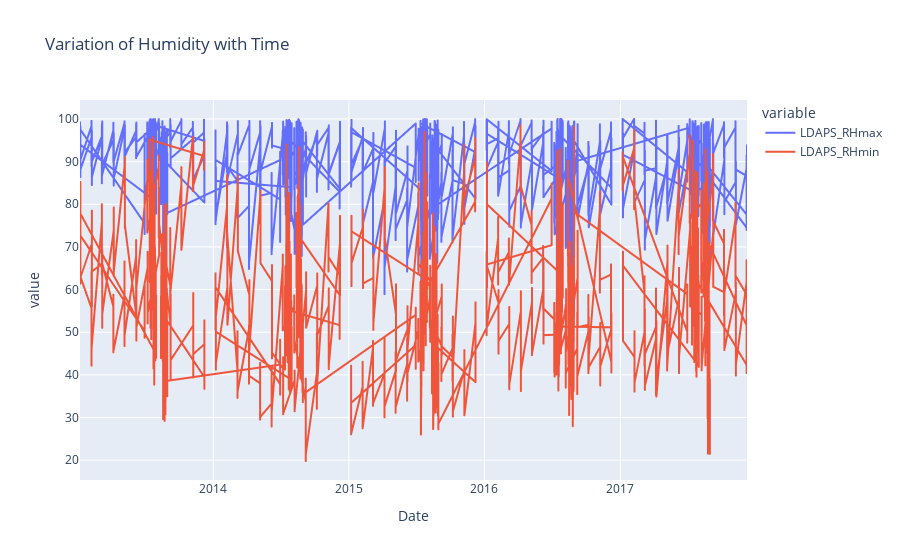

The cell this chart's notebook holds for it:
### Code cell
line_plot_2 = pex.line(tfp,x = 'Date', y = ['LDAPS_RHmax', 'LDAPS_RHmin'], title = 'Variation of Humidity with Time')
line_plot_2.show()

### Figure 1 — Plotly figure (JSON) as saved in the notebook; plotly's stock layout.template omitted (floating-point values rounded to 4 significant figures; data arrays with more than 128 entries replaced by an {"elided": "..."} marker saying what was removed)
{"data": [{"hovertemplate": "variable=LDAPS_RHmax<br>Date=%{x}<br>value=%{y}<extra></extra>", "legendgroup": "LDAPS_RHmax", "line": {"color": "#636efa", "dash": "solid"}, "marker": {"symbol": "circle"}, "mode": "lines", "name": "LDAPS_RHmax", "showlegend": true, "type": "scattergl", "x": {"elided": "7588 str values"}, "xaxis": "x", "y": {"elided": "7588 float values"}, "yaxis": "y"}, {"hovertemplate": "variable=LDAPS_RHmin<br>Date=%{x}<br>value=%{y}<extra></extra>", "legendgroup": "LDAPS_RHmin", "line": {"color": "#EF553B", "dash": "solid"}, "marker": {"symbol": "circle"}, "mode": "lines", "name": "LDAPS_RHmin", "showlegend": true, "type": "scattergl", "x": {"elided": "7588 str values"}, "xaxis": "x", "y": {"elided": "7588 float values"}, "yaxis": "y"}], "layout": {"legend": {"title": {"text": "variable"}, "tracegroupgap": 0}, "title": {"text": "Variation of Humidity with Time"}, "xaxis": {"anchor": "y", "domain": [0, 1], "title": {"text": "Date"}}, "yaxis": {"anchor": "x", "domain": [0, 1], "title": {"text": "value"}}}}
